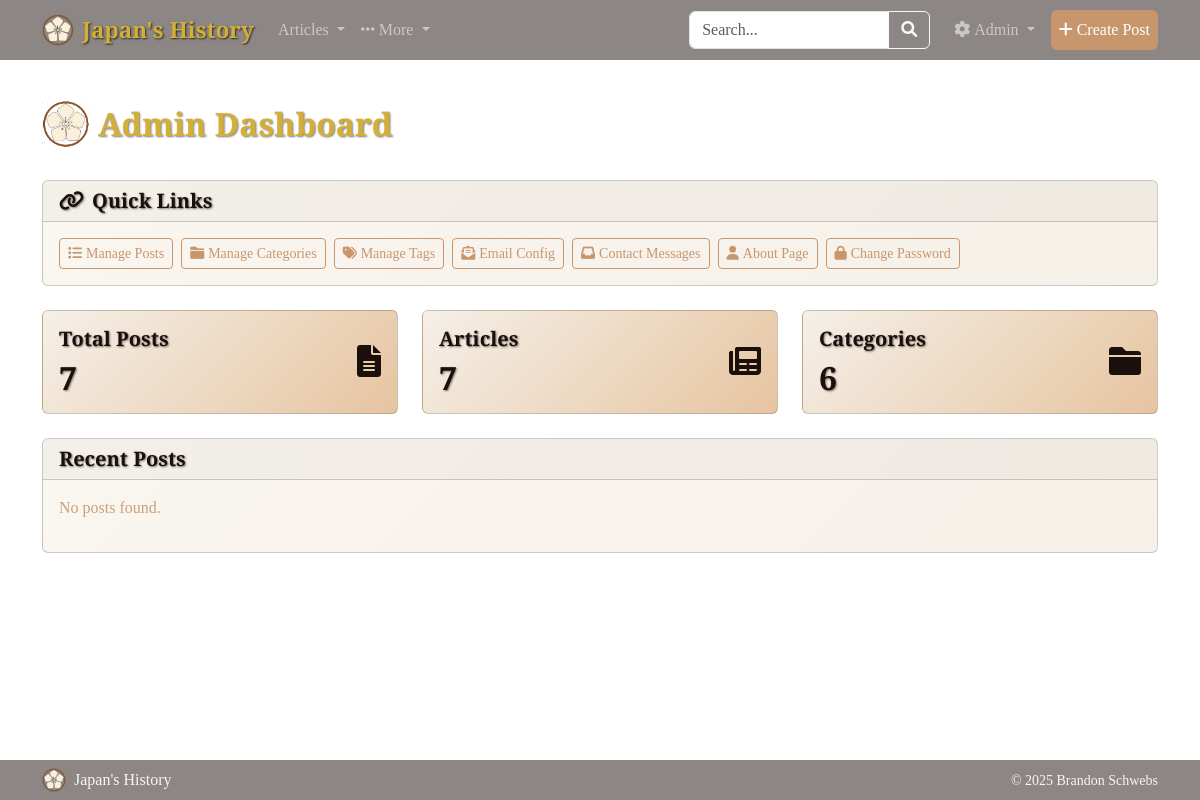
/admin (signed in), run on an earlier commit of the app's database.
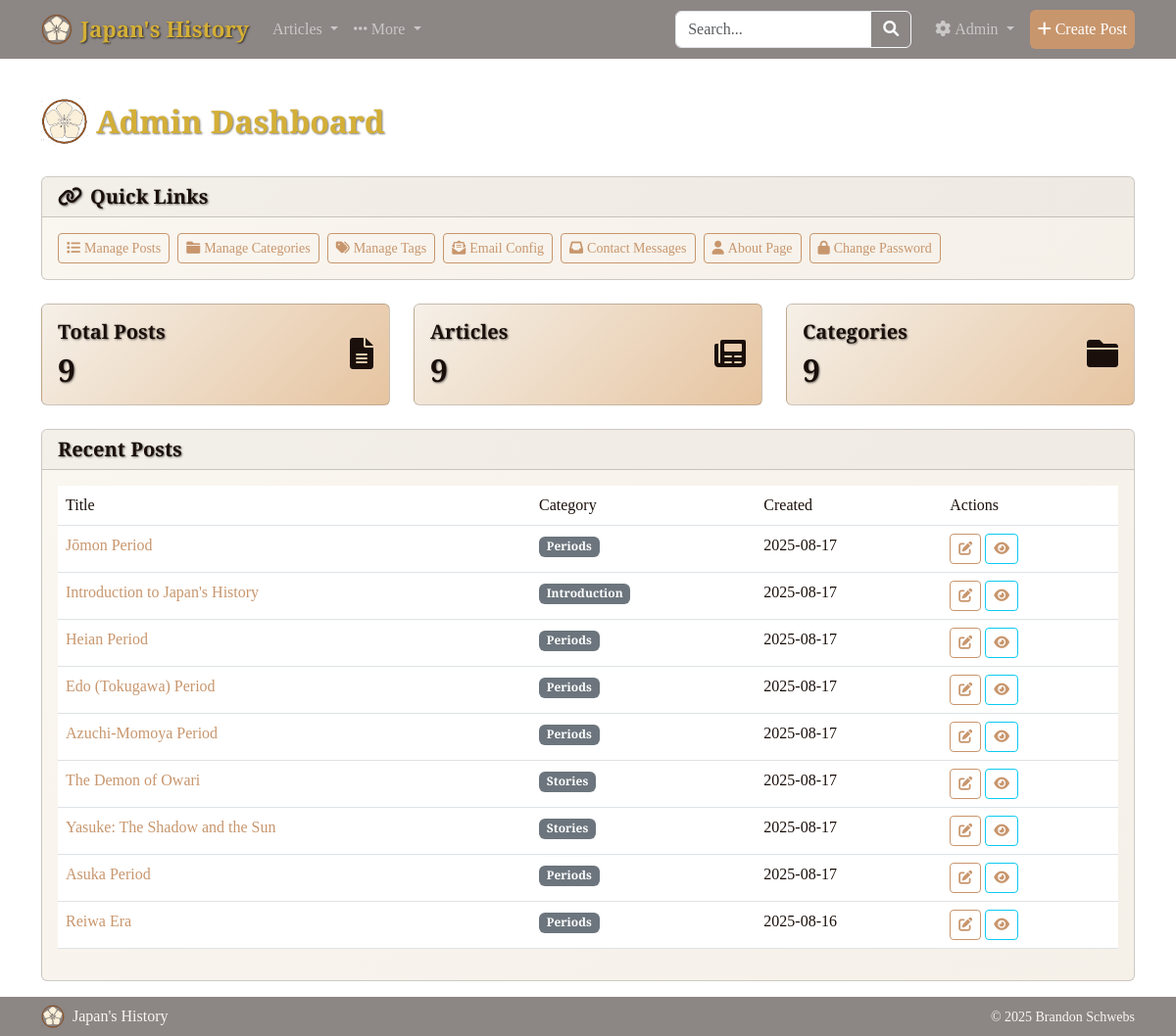
And on a later commit of the database.
### tables this page shows
CREATE TABLE posts (
            id INTEGER PRIMARY KEY AUTOINCREMENT,
            title TEXT NOT NULL,
            content TEXT NOT NULL,
            excerpt TEXT,
            image_filename TEXT,
            post_type TEXT NOT NULL DEFAULT 'article',
            created_at TIMESTAMP DEFAULT CURRENT_TIMESTAMP,
            updated_at TIMESTAMP DEFAULT CURRENT_TIMESTAMP
        , featured BOOLEAN DEFAULT 0, slug TEXT, image_position_x TEXT DEFAULT "center", image_position_y TEXT DEFAULT "center", category_id INTEGER REFERENCES categories(id) ON DELETE SET NULL, status TEXT DEFAULT "published", publish_date TIMESTAMP, template_id INTEGER);

CREATE TABLE categories (
                id INTEGER PRIMARY KEY AUTOINCREMENT,
                name TEXT UNIQUE NOT NULL,
                slug TEXT UNIQUE NOT NULL,
                description TEXT,
                created_at TIMESTAMP DEFAULT CURRENT_TIMESTAMP
            );

### routes/admin.py (the view)
@admin.route('/admin')
@admin_required
def admin_dashboard():
    posts = PostModel.get_articles_paginated(page=1, per_page=20)  # Get recent posts with category info
    stats = AdminModel.get_post_statistics()
    categories = CategoryModel.get_all_categories()
    return render_template('admin/dashboard.html', posts=posts, stats=stats, categories=categories)

### forms.py
class SearchForm(FlaskForm):
    query = StringField('Search', validators=[Length(max=200)], render_kw={"placeholder": "Search posts..."})
    submit = SubmitField('Search')

### models.py (called while the page is built)
def get_db():
    db = getattr(g, '_database', None)
    if db is None:
        db = g._database = sqlite3.connect(current_app.config['DATABASE'])
        db.row_factory = sqlite3.Row
    return db

    @staticmethod
    def get_all_posts(limit=None):
        db = get_db()
        query = 'SELECT * FROM posts ORDER BY created_at DESC'
        if limit:
            query += f' LIMIT {limit}'
        return db.execute(query).fetchall()

    @staticmethod
    def get_introduction_post():
        db = get_db()
        return db.execute('''
            SELECT p.* FROM posts p
            JOIN categories c ON p.category_id = c.id
            WHERE c.slug = 'introduction'
            LIMIT 1
        ''').fetchone()

    @staticmethod
    def get_all_categories():
        db = get_db()
        return db.execute('''
            SELECT c.*, COUNT(p.id) as post_count
            FROM categories c
            LEFT JOIN posts p ON c.id = p.category_id
            GROUP BY c.id
            ORDER BY c.name
        ''').fetchall()

### templates/admin/dashboard.html (shortened to what the changed rows need)
{% extends "base.html" %}
{% block content %}
<div class="d-flex justify-content-between align-items-center mb-4">
    <h1 class="d-flex align-items-center" style="font-size: 2rem;"><img src="{{ url_for('static', filename='img/Japanese History Blog Logo - Styled.png') }}" alt="Japan's History Logo" class="me-2" style="height: 48px; width: 48px;">Admin Dashboard</h1>
</div>
<div class="row mb-4">
    <div class="col-md-4">
        <div class="card bg-primary text-white">
            <div class="card-body">
                <div class="d-flex align-items-center">
                    <div class="flex-grow-1">
                        <h5 class="card-title">Total Posts</h5>
                        <h2 class="mb-0">{{ stats.total_posts }}</h2>
                    </div>
                </div>
            </div>
        </div>
    </div>
    <div class="col-md-4">
        <div class="card bg-info text-white">
            <div class="card-body">
                <div class="d-flex align-items-center">
                    <div class="flex-grow-1">
                        <h5 class="card-title">Articles</h5>
                        <h2 class="mb-0">{{ stats.total_articles }}</h2>
                    </div>
                </div>
            </div>
        </div>
    </div>
    <div class="col-md-4">
        <div class="card bg-success text-white">
            <div class="card-body">
                <div class="d-flex align-items-center">
                    <div class="flex-grow-1">
                        <h5 class="card-title">Categories</h5>
                        <h2 class="mb-0">{{ categories|length }}</h2>
                    </div>
                </div>
            </div>
        </div>
    </div>
</div>
<div class="row">
    <div class="col-12">
        <div class="card">
            <div class="card-body">
                {% if posts %}
                    <div class="table-responsive">
                        <table class="table table-hover">
                            <thead>
                                <tr>
                                    <th>Title</th>
                                    <th>Category</th>
                                    <th>Created</th>
                                    <th>Actions</th>
                                </tr>
                            </thead>
                            <tbody>
                                {% for post in posts[:10] %}
                                <tr>
                                    <td>
                                        <a href="{{ url_for('posts.view_post_by_slug', slug=post.slug) if post.slug else url_for('posts.view_post', post_id=post.id) }}" class="text-decoration-none">
                                            {{ post.title }}
                                        </a>
                                    </td>
                                    <td>
                                        {% if post.category_name %}
                                            <span class="badge bg-secondary">
                                                {{ post.category_name }}
                                            </span>
                                        {% else %}
                                            <span class="text-muted">No Category</span>
                                        {% endif %}
                                    </td>
                                    <td>{{ post.created_at[:10] }}</td>
                                    <td>
                                        <a href="{{ url_for('posts.edit_post', post_id=post.id) }}" class="btn btn-sm btn-outline-primary">
                                            <i class="fas fa-edit"></i>
                                        </a>
                                        <a href="{{ url_for('posts.view_post_by_slug', slug=post.slug) if post.slug else url_for('posts.view_post', post_id=post.id) }}" class="btn btn-sm btn-outline-info">
                                            <i class="fas fa-eye"></i>
                                        </a>
                                    </td>
                                </tr>
                                {% endfor %}
                            </tbody>
                        </table>
                    </div>
                {% else %}
                    <p class="text-muted">No posts found.</p>
                {% endif %}
            </div>
        </div>
    </div>
</div>
{% endblock %}

What changed in the data, as far as the page shows it:
added posts: title "Jōmon Period", category_name "Periods", created_at "2025-08-17"
added posts: title "Introduction to Japan's History", category_name "Introduction", created_at "2025-08-17"
now on this page (row edited): posts: title "Heian Period", category_name "Periods", created_at "2025-08-17"
now on this page (row edited): posts: title "Edo (Tokugawa) Period", category_name "Periods", created_at "2025-08-17"
now on this page (row edited): posts: title "Azuchi-Momoya Period", category_name "Periods", created_at "2025-08-17"
now on this page (row edited): posts: title "The Demon of Owari", category_name "Stories", created_at "2025-08-17"
now on this page (row edited): posts: title "Yasuke: The Shadow and the Sun", category_name "Stories", created_at "2025-08-17"
now on this page (row edited): posts: title "Asuka Period", category_name "Periods", created_at "2025-08-17"
now on this page (row edited): posts: title "Reiwa Era", category_name "Periods", created_at "2025-08-16"
Also different on the page:
{{ stats.total_posts }}: "7" → "9"
{{ stats.total_articles }}: "7" → "9"
{{ categories|length }}: "6" → "9"
text no longer shown: "No posts found."
text now shown: "Title Category Created Actions"
